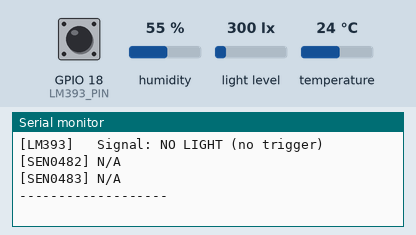
Recording of a sketch running on a simulated ESP32. Parts: the last lines printed to the serial monitor. The inputs (shaded band) are chosen by the test bench; at power-on: GPIO 18 (LM393_PIN) HIGH, humidity 55 %, light level 300 lx, temperature 24 °C.

Above: at 2.2 s.
2.3 s: GPIO 18 (LM393_PIN) pulled LOW for 3.2 s
At 4.7 s:
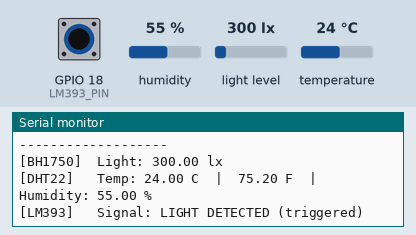
7.0 s: humidity set to 22 %
At 7.4 s:
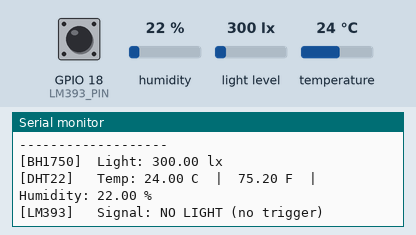
8.5 s: light level set to 40 lx
At 9.2 s:
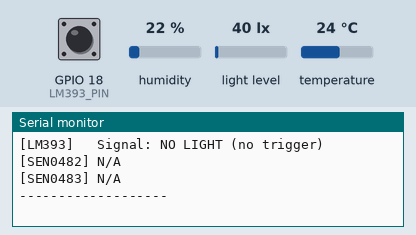
10.0 s: temperature set to 12 °C
At 10.9 s:
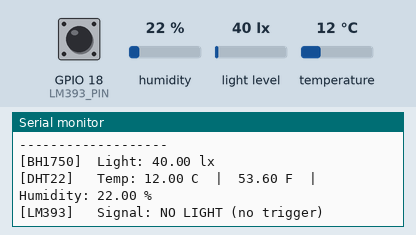
11.5 s: light level set to 500 lx
At 12.6 s:
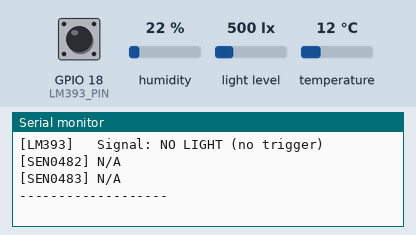
13.0 s: humidity set to 40 %
At 13.9 s:
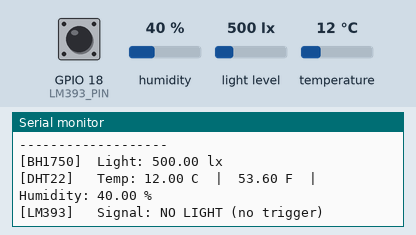
Timing chart, 0 to 15.5 s (numbered marks = the images above; inputs shaded):
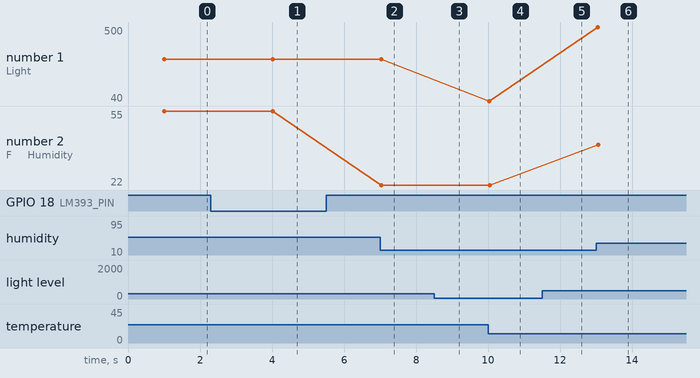

The sketch:

NGCP_weatherstation.ino
```cpp
/**
 * Weather Station — ESP32
 *
 * Sensors:
 *  - BH1750   (I2C)    Light intensity        SDA=22, SCL=23
 *  - DHT22    (GPIO21)  Temperature & Humidity
 *  - LM393    (GPIO18)  Light trigger
 *  - SEN0482  (RS485)   Wind Direction
 */

#include <Wire.h>
#include <BH1750.h>
#include <DHT.h>

// ── Existing sensor pins ──────────────────────────────────────
#define DHT_PIN       21
#define LM393_PIN     18
#define DHT_TYPE      DHT22

// ── SEN0482 RS485 pins ────────────────────────────────────────
#define RS485_RX_PIN  16    // RX2
#define RS485_TX_PIN  17    // TX2
#define RS485_DE_PIN   5    // RE+DE direction control

// ── RS485 config ──────────────────────────────────────────────
#define RS485_SERIAL  Serial2
#define RS485_BAUD    9600

const float MS_TO_KMH = 3.6;
const float MS_TO_MPH = 2.23694;

// ── Modbus Registers ──────────────────────────────────────────
// SEN0482 (Wind Direction)
const uint16_t REG_WIND_DIR = 0x0000;

// SEN0483 (Wind Speed)
const uint16_t REG_WIND_SPEED = 0x0000;

// Modbus RTU request for SEN0482
const uint8_t WIND_DIR_REQUEST[] = { 0x02, 0x03, 0x00, 0x00, 0x00, 0x01, 0x84, 0x39 };

bool readModbusRegister(uint16_t reg, uint16_t &outValue);

const char* COMPASS_16[16] = {
  "N", "NNE", "NE", "ENE",
  "E", "ESE", "SE", "SSE",
  "S", "SSW", "SW", "WSW",
  "W", "WNW", "NW", "NNW"
};

BH1750 lightMeter;
DHT dht(DHT_PIN, DHT_TYPE);

// ── CRC-16 Modbus ─────────────────────────────────────────────
uint16_t crc16Modbus(const uint8_t* data, uint8_t length) {
  uint16_t crc = 0xFFFF;
  for (uint8_t i = 0; i < length; i++) {
    crc ^= (uint16_t)data[i];
    for (uint8_t b = 0; b < 8; b++) {
      crc = (crc & 0x0001) ? (crc >> 1) ^ 0xA001 : crc >> 1;
    }
  }
  return crc;
}

// ── Degrees to compass label ──────────────────────────────────
String degreesToCompass(float deg) {
  deg = fmod(deg, 360.0f);
  if (deg < 0) deg += 360.0f;
  return String(COMPASS_16[(int)((deg + 11.25f) / 22.5f) % 16]);
}

// ── Read wind speed and direction from SEN0482+SEN0483 ──────────────────────────

  bool readWindDirection(float &outDegrees) {
  uint16_t raw;

  if (!readModbusRegister(REG_WIND_DIR, raw)) return false;

  outDegrees = raw / 10.0f;
  return true;

  }

  bool readWindSpeed(float &speed) {
  uint16_t raw;

  if (!readModbusRegister(REG_WIND_SPEED, raw)) return false;

  speed = raw / 10.0f;
  return true;
}


// ─────────────────────────────────────────────────────────────
void setup() {
  Serial.begin(115200);
  delay(1000);
  Serial.println("=== Weather Station ===");

  Wire.begin(22, 23);
  if (lightMeter.begin(BH1750::CONTINUOUS_HIGH_RES_MODE)) {
    Serial.println("[BH1750]  OK");
  } else {
    Serial.println("[BH1750]  FAILED - check wiring");
  }

  dht.begin();
  Serial.println("[DHT22]   OK");

  pinMode(LM393_PIN, INPUT_PULLUP);
  Serial.println("[LM393]   OK");

  pinMode(RS485_DE_PIN, OUTPUT);
  digitalWrite(RS485_DE_PIN, LOW);
  RS485_SERIAL.begin(RS485_BAUD, SERIAL_8N1, RS485_RX_PIN, RS485_TX_PIN);
  Serial.println("[SEN0482] OK");

  Serial.println("-------------------");
}

void loop() {
  // --- BH1750 ---
  float lux = lightMeter.readLightLevel();
  if (lux >= 0) {
    Serial.print("[BH1750]  Light: ");
    Serial.print(lux);
    Serial.println(" lx");
  } else {
    Serial.println("[BH1750]  Read error");
  }

  // --- DHT22 ---
  float humidity = dht.readHumidity();
  float tempC    = dht.readTemperature();
  float tempF    = dht.readTemperature(true);

  if (isnan(humidity) || isnan(tempC) || isnan(tempF)) {
    Serial.println("[DHT22]   Read error - check wiring");
  } else {
    Serial.print("[DHT22]   Temp: ");
    Serial.print(tempC);
    Serial.print(" C  |  ");
    Serial.print(tempF);
    Serial.print(" F  |  Humidity: ");
    Serial.print(humidity);
    Serial.println(" %");
  }

  // --- LM393 ---
  int lm393State = digitalRead(LM393_PIN);
  Serial.print("[LM393]   Signal: ");
  Serial.println(lm393State == LOW ? "LIGHT DETECTED (triggered)" : "NO LIGHT (no trigger)");

  // --- SEN0482 ---
 float windDeg, windSpeed;

bool okDir = readWindDirection(windDeg);
bool okSpd = readWindSpeed(windSpeed);

Serial.print("[SEN0482] ");
if (okDir) {
  Serial.print(windDeg, 1);
  Serial.print("° (");
  Serial.print(degreesToCompass(windDeg));
  Serial.println(")");
} else {
  Serial.println("N/A");
}

Serial.print("[SEN0483] ");

if (okSpd) {
  float kmh = windSpeed * MS_TO_KMH;
  float mph = windSpeed * MS_TO_MPH;

  Serial.print(windSpeed, 1);
  Serial.print(" m/s | ");
  Serial.print(kmh, 1);
  Serial.print(" km/h | ");
  Serial.print(mph, 1);
  Serial.println(" mph");
} else {
  Serial.println("N/A");
}

 Serial.println("-------------------");
  delay(2000);
}

bool readModbusRegister(uint16_t reg, uint16_t &outValue) {
  uint8_t request[8];

  request[0] = 0x02;
  request[1] = 0x03;
  request[2] = (reg >> 8) & 0xFF;
  request[3] = reg & 0xFF;
  request[4] = 0x00;
  request[5] = 0x01;

  uint16_t crc = crc16Modbus(request, 6);
  request[6] = crc & 0xFF;
  request[7] = (crc >> 8) & 0xFF;

  while (RS485_SERIAL.available()) RS485_SERIAL.read();

  digitalWrite(RS485_DE_PIN, HIGH);
  delayMicroseconds(100);
  RS485_SERIAL.write(request, 8);
  RS485_SERIAL.flush();
  delayMicroseconds(100);
  digitalWrite(RS485_DE_PIN, LOW);

  uint8_t response[7];
  uint8_t i = 0;
  uint32_t start = millis();

  while (i < 7) {
    if (millis() - start > 500) return false;
    if (RS485_SERIAL.available()) response[i++] = RS485_SERIAL.read();
  }

  uint16_t calcCRC = crc16Modbus(response, 5);
  uint16_t recvCRC = (uint16_t)response[6] << 8 | response[5];
  if (calcCRC != recvCRC) return false;

  outValue = ((uint16_t)response[3] << 8) | response[4];
  return true;
}
```

Measured:
- after the input at 2.3 s, the serial monitor: prints a new line after 1.7 s (image 1)
- after the input at 7.0 s, the serial monitor: prints a new line at once (image 2)
- after the input at 10.0 s, the serial monitor: prints a new line after 0.05 s (image 4)
- after the input at 13.0 s, the serial monitor: prints a new line after 0.06 s (image 6)
